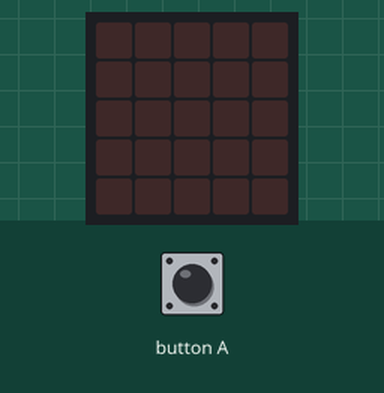
The program below on a simulated BBC micro:bit (MakeCode). Shown: the board's 5×5 LED display. Inputs (shaded band) come from the test bench.

Above: at 1.2 s.
1.3 s: button A pressed for 0.15 s
At 2.1 s:
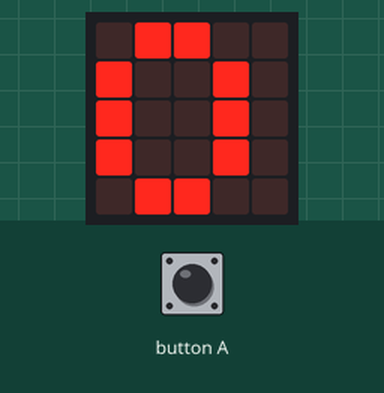
At 5.4 s:
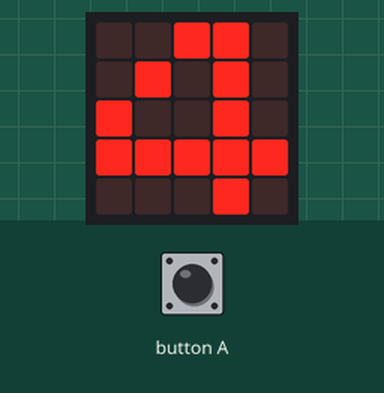
Timing chart, 0 to 6.9 s (numbered marks = the images above; inputs shaded):
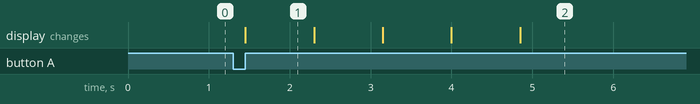

Measured:
- after the input at 1.3 s, the display: changes after 0.15 s (image 1)
- what the display in image 1 shows lasts 0.8 s, from 1.5 s to 2.3 s

The program:

main.ts
```typescript
input.onButtonPressed(Button.A, function () {
    basic.showNumber(0)
    basic.pause(100)
    basic.showNumber(1)
    basic.pause(100)
    basic.showNumber(2)
    basic.pause(100)
    basic.showNumber(3)
    basic.pause(100)
    basic.showNumber(4)
    basic.pause(100)
    basic.showNumber(4)
})
```

test.ts
```typescript
// 在這裡測試；當此封包作為擴充功能時，將不會編譯此內容。
```
